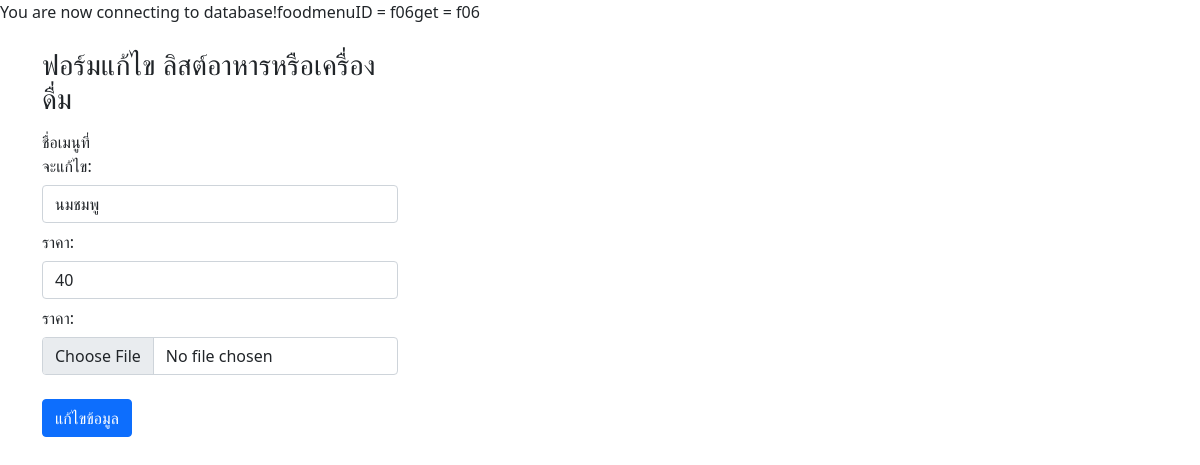
Page /file/updatelistfrom.php?foodmenuID=f06 on the earlier database version.
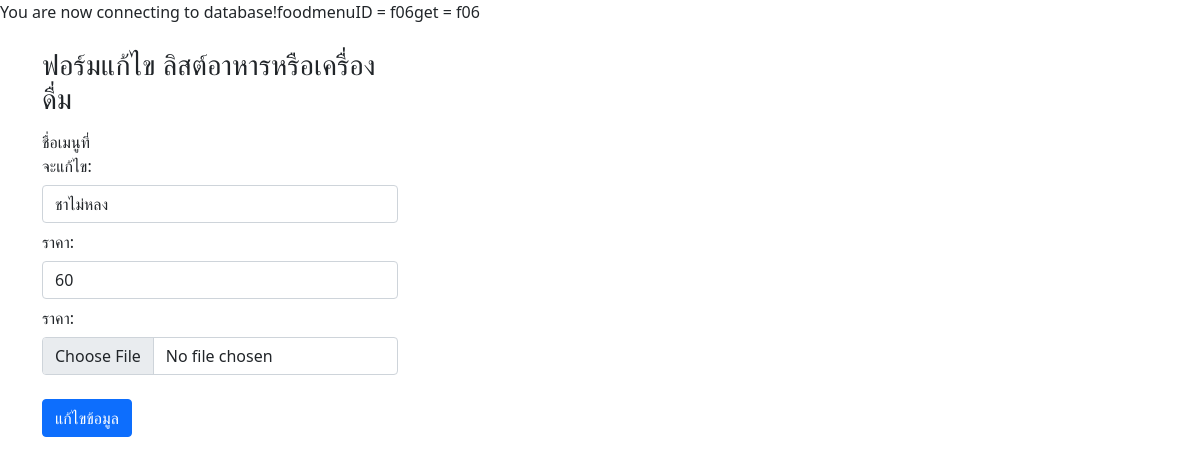
Same page on the later database version.
### tables this page shows
CREATE TABLE `food_menu` (
  `foodmenuID` char(6) NOT NULL,
  `foodmenuName` varchar(16) NOT NULL,
  `price` float NOT NULL,
  `foodtypeID` char(6) NOT NULL
);

### file/updatelistfrom.php (the view, shortened to what this page needs)
<!DOCTYPE html>
<html lang="en">
<head>
  <link href="https://cdn.jsdelivr.net/npm/bootstrap@5.1.1/dist/css/bootstrap.min.css" rel="stylesheet"
>
</head>
<body>
  <?php
  require '../connect.php';
  echo "foodmenuID = " . $_GET['foodmenuID'];
  if (isset($_GET['foodmenuID'])) {
    $sql_select_menu = 'SELECT * FROM food_menu WHERE foodmenuID=?';
    $stmt = $conn->prepare($sql_select_menu);
    $stmt->execute([$_GET['foodmenuID']]);
    echo "get = " . $_GET['foodmenuID'];
    $result = $stmt->fetch(PDO::FETCH_ASSOC);
  }
  ?>
  <div class="container">
    <div class="row">
      <div class="col-md-4"> <br>
        <h3>ฟอร์มแก้ไข ลิสต์อาหารหรือเครื่องดื่ม</h3>
        <form action="update.php" method="POST">
          <label for="name" class="col-sm-2 col-form-label"> ชื่อเมนูที่จะแก้ไข: </label>
          <input type="text" name="foodmenuName" class="form-control" required value="<?= $result['foodmenuName'] ?>">
          <label for="name" class="col-sm-2 col-form-label"> ราคา: </label>
          <input type="number" name="price" class="form-control" required value="<?= $result['price'] ?>">
          <label for="name" class="col-sm-2 col-form-label"> ราคา: </label>
          <input type="file" name="Image" class="form-control" required value="">
          <br> <button type="submit" class="btn btn-primary">แก้ไขข้อมูล</button>
        </form>
      </div>
    </div>
  </div>
</body>

Differences in the rows shown:
changed food_menu: foodmenuName "นมชมพู" → "ชาไม่หลง"; price "40" → "60"
